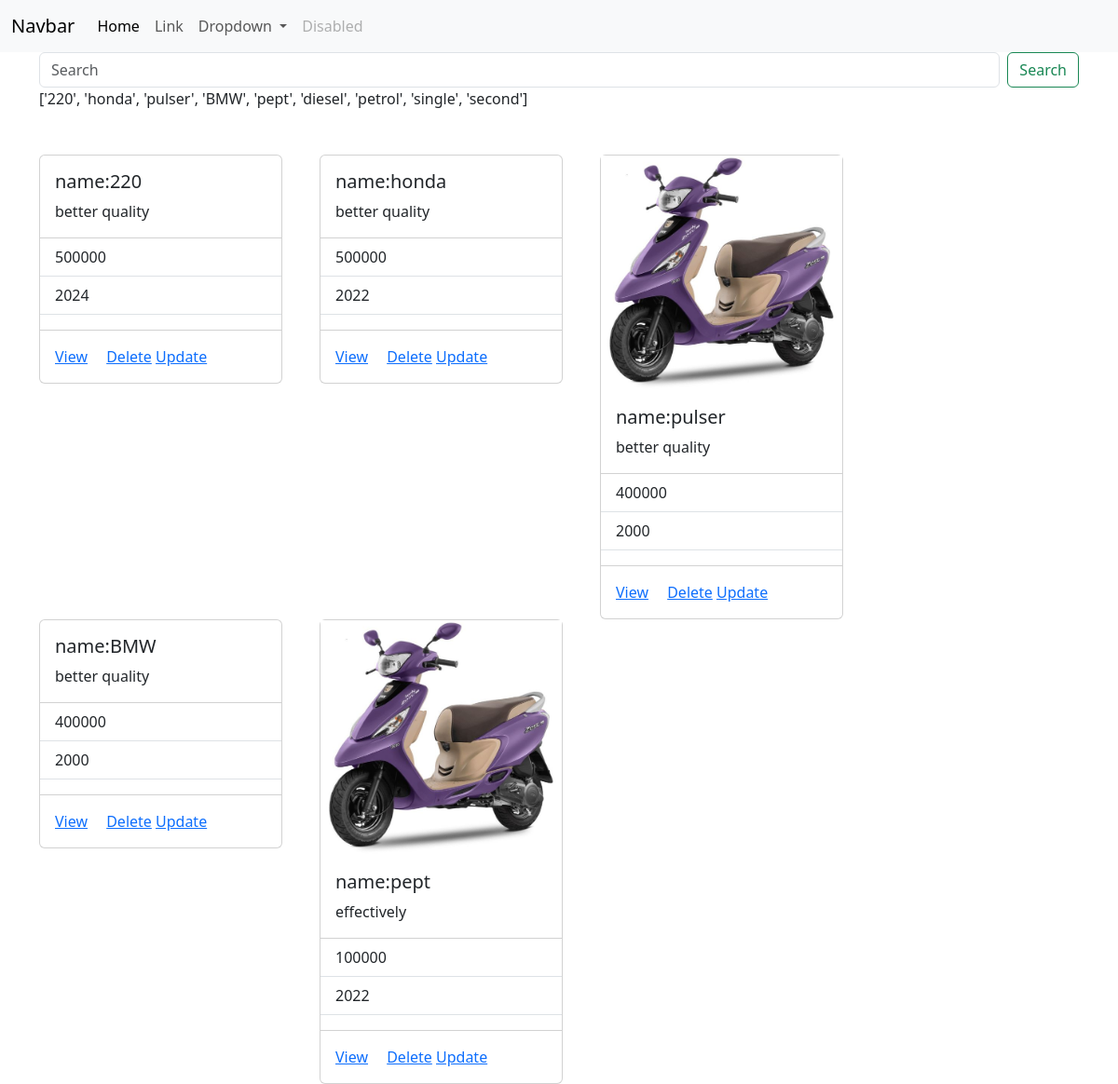
The app's page /vehicle/all/ with its own data.
### store/models.py (models this page shows, shortened)
class Vehicle(models.Model):
    name=models.CharField(max_length=200)
    varient=models.CharField(max_length=200)
    description=models.TextField()
    fuel_options=(
        ("petrol","petrol"),
        ("CNG","CNG"),
        ("EV","EV"),
        ("diesel","diesel")
    )
    fuel_type=models.CharField(max_length=200,choices=fuel_options,default="petrol")
    running_km=models.PositiveIntegerField()
    color=models.CharField(max_length=200)
    price=models.PositiveIntegerField()
    brand=models.CharField(max_length=200)
    owner_options=(
        ("single","single"),
        ("second","second"),
        ("other","other")
    )
    owner_type=models.CharField(max_length=200,choices=owner_options,default="single")
    picture=models.ImageField(upload_to="vehicle_images",null=True)

### store/views.py (the view)
# urls.py: path("vehicle/all/",views.VechileListView.as_view(),name="vehicle-list"),
class VechileListView(View):
    template_name="vehicle_list.html"
    def get(self,request,*args,**kwargs):
        search_text=request.GET.get("filter")
        qs=Vehicle.objects.all()
        all_name=Vehicle.objects.values_list("name",flat=True).distinct()
        all_fuel_types=Vehicle.objects.values_list("fuel_type",flat=True).distinct()
        all_owner_types=Vehicle.objects.values_list("owner_type",flat=True).distinct()
        all_records=[]
        all_records.extend(all_name)
        all_records.extend(all_fuel_types)
        all_records.extend(all_owner_types)
        print(all_records)
        if search_text:
            qs=qs.filter(
                Q(name__contains=search_text)|Q(fuel_type__contains=search_text)|
                Q(owner_type__contains=search_text)
            )
        return render(request,self.template_name,{"data":qs,"records":all_records})

### store/templates/vehicle_list.html (shortened to what this page needs)
{%extends 'base.html'%}
{%block main_block%}
<div class="container">
  <div>
    <form class="d-flex" role="search"action="{%url 'vehicle-list'%}">
      <input class="form-control me-2" type="search" placeholder="Search" aria-label="Search"name="filter" list="records">
      <button class="btn btn-outline-success" type="submit">Search</button>
    </form>
    {{records}}
  </div>
  <div class="row mt-5">
      {%for v in data%}
      <div class="col-3 me-3">
          <div class="card" style="width: 100%;">
            {%if v.picture%}
            <img src="{{v.picture.url}}"alt="">
            {%endif%}
              <div class="card-body">
                <h5 class="card-title">name:{{v.name}}</h5>
                <p class="card-text">{{v.description}}</p>
              </div>
              <ul class="list-group list-group-flush">
                <li class="list-group-item">{{v.price}}</li>
                <li class="list-group-item">{{v.varient}}</li>
                <li class="list-group-item">{{running_km}}</li>
              </ul>
              <div class="card-body">
                <a href="{%url 'vehicle-detail' v.id%}" class="card-link">View</a>
                <a href="{%url 'vehicle-delete' v.id%}" class="card-link">Delete</a>
                <a href="{%url 'vehicle-update' v.id%}">Update</a>
              </div>
            </div>
      </div>
      {%endfor%}
  </div>
</div>
{%endblock%}

### records on screen
Vehicle: name "220", description "better quality", price "500000", varient "2024"
Vehicle: name "honda", description "better quality", price "500000", varient "2022"
Vehicle: picture (picture), name "pulser", description "better quality", price "400000", varient "2000"
Vehicle: name "BMW", description "better quality", price "400000", varient "2000"
Vehicle: picture (picture), name "pept", description "effectively", price "100000", varient "2022"

### other values on screen
{{ records }} "['220', 'honda', 'pulser', 'BMW', 'pept', 'diesel', 'petrol', 'single', 'second']"
